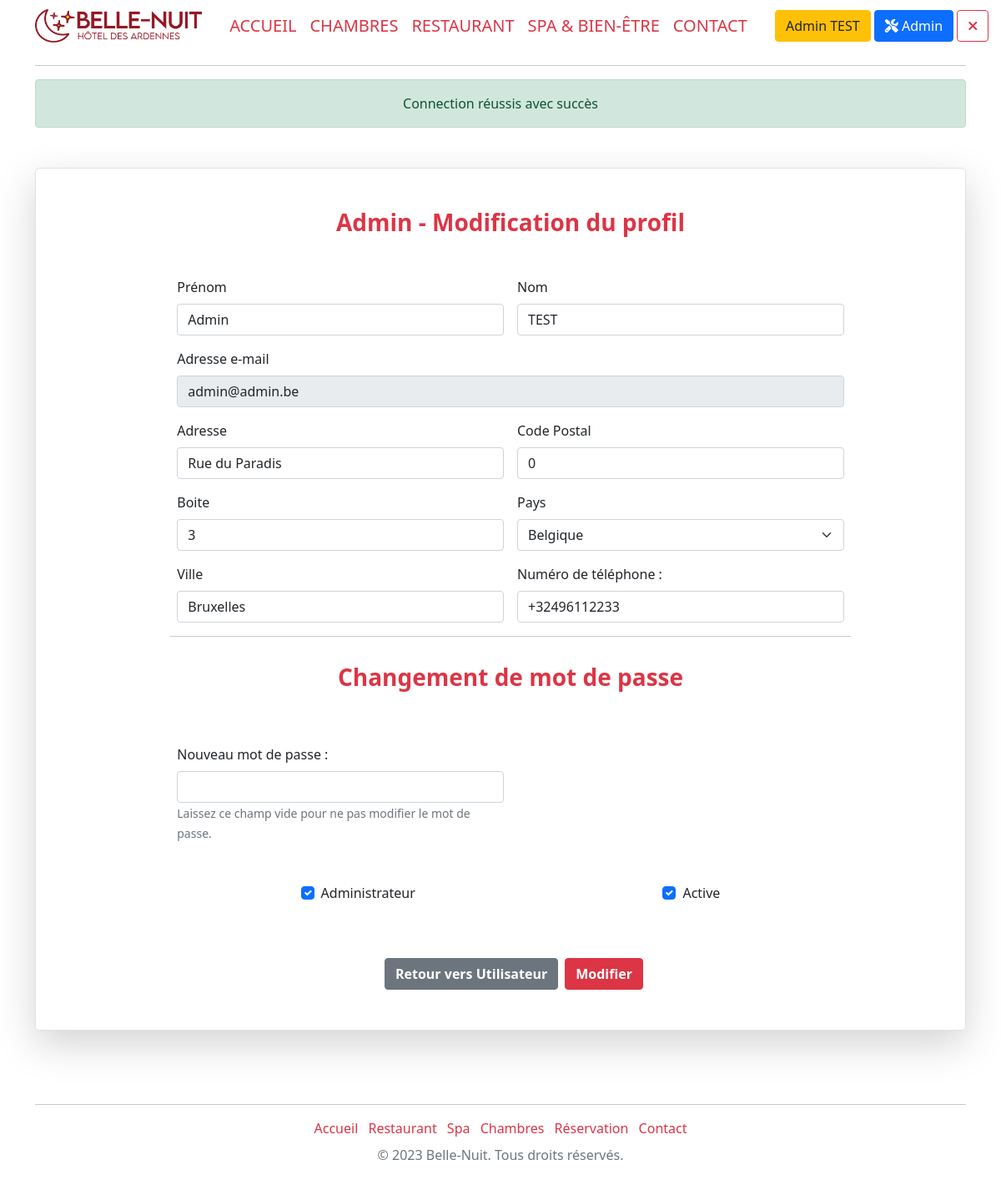
/adEditAccount&id=1 (signed in), run on the app's committed database.
### tables this page shows
CREATE TABLE `account` (
  `acc_id` int(11) NOT NULL,
  `acc_name` varchar(30) NOT NULL,
  `acc_surname` varchar(30) NOT NULL,
  `acc_address` varchar(120) NOT NULL,
  `acc_addressbox` int(11) DEFAULT NULL,
  `acc_city` varchar(20) NOT NULL,
  `acc_codepostal` mediumint(9) NOT NULL,
  `acc_id_country` int(11) NOT NULL,
  `acc_phone` varchar(20) NOT NULL,
  `acc_email` varchar(255) NOT NULL,
  `acc_password` varchar(128) NOT NULL,
  `acc_code_activation` varchar(32) NOT NULL,
  `acc_admin` tinyint(1) NOT NULL,
  `acc_active` tinyint(1) NOT NULL
);

CREATE TABLE `country` (
  `country_id` int(11) NOT NULL,
  `country_code` varchar(2) DEFAULT NULL,
  `country_fr` varchar(100) DEFAULT NULL,
  `country_en` varchar(100) NOT NULL
);

### models/Model.class.php (called while the page is built, shortened)
<?php
abstract class Model{
    private static $pdo;
    private static function setBdd(){
        self::$pdo = new PDO("mysql:host=localhost;dbname=hotel;charset=utf8", "root", "");
        self::$pdo->setAttribute(PDO::ATTR_ERRMODE, PDO::ERRMODE_WARNING);
    }
    protected function getBdd(){
        return self::$pdo;
    }
}

### models/AdminManager.model.php (called while the page is built, shortened)
<?php
require_once("Model.class.php");
class AdminManager extends Model
{
    public function getProfil($idAccount)
    {
        $stmt = $this->getBdd()->prepare('
        SELECT  *
        FROM `account`
        WHERE `acc_id`=  :idAccount LIMIT 1');
        $stmt->bindValue(":idAccount", $idAccount);
        $stmt->execute();
        $profil = $stmt->fetch(PDO::FETCH_ASSOC);
        return $profil;
    }
}

### models/FrontManager.model.php (called while the page is built, shortened)
<?php
require_once("Model.class.php");
class FrontManager extends Model
{
    public function getCountryList()
    {
        $stmt = $this->getBdd()->prepare('
        SELECT country_id, country_fr
        FROM country');
        $stmt->execute();
        $countrys = $stmt->fetchAll(PDO::FETCH_ASSOC);
        return $countrys;
    }
}

### views/main/back/adminEditAccount.view.php (the view)
<div class="container my-5">
    <div class="row p-4 pb-0 pe-lg-0 pt-lg-5 align-items-center rounded-3 border shadow-lg">
        <div class="text-start">
            <main class="w-75 mx-auto pb-5" style="max-width: 80%;">
                <form method="post">
                    <h1 class="h3 mb-5 fw-normal text-center text-danger fw-bolder">Admin - Modification du profil</h1>
                    <div class="row g-3">
                        <div class="col-sm-6">
                            <label for="surname" class="form-label">Prénom</label>
                            <input type="text" class="form-control" id="surname" value="<?= $profil['acc_surname'] ?>" name="surname" required>
                        </div>
                        <div class="col-sm-6">
                            <label for="Name" class="form-label">Nom</label>
                            <input type="text" class="form-control" id="Name" value="<?= $profil['acc_name'] ?>" name="name" required>
                        </div>
                        <div class="col-12">
                            <label for="email" class="form-label">Adresse e-mail</label>
                            <input type="email" class="form-control" id="email" name="email" disabled value="<?= $profil['acc_email'] ?>">
                        </div>
                        <div class="col-6">
                            <label for="address" class="form-label">Adresse</label>
                            <input type="text" class="form-control" id="address" name="address" value="<?= $profil['acc_address'] ?>" required>
                        </div>
                        <div class="col-6">
                            <label for="codePostal" class="form-label">Code Postal</label>
                            <input type="text" class="form-control" value="<?= $profil['acc_codepostal'] ?>" id="codePostal" name="codePostal" required>
                        </div>
                        <div class="col-6">
                            <label for="box" class="form-label">Boite</label>
                            <input type="text" class="form-control" id="box" name="box" value="<?= $profil['acc_addressbox'] ?>" required>
                        </div>
                        <div class="col-6">
                            <label for="country" class="form-label">Pays</label>
                            <select class="form-select" id="country" name="country" required>
                                <?php
                                foreach ($countrys as $country) {
                                    echo '<option value="' . $country['country_id'] . '"' . (($country['country_id'] == $profil['acc_id_country']) ? ' selected' : '') . '>' . $country['country_fr'] . '</option>';
                                }
                                ?>
                            </select>
                        </div>
                        <div class="col-6">
                            <label for="city" class="form-label">Ville</label>
                            <input type="text" class="form-control" id="city" value="<?= $profil['acc_city'] ?>" name="city" required>
                        </div>
                        <div class="col-6">
                            <label for="tel" class="form-label">Numéro de téléphone :</label>
                            <input type="tel" class="form-control" name="phone" id="phone" value="<?= $profil['acc_phone'] ?>" placeholder="+32 123456789" pattern="^[+][0-9]{1,4}[0-9]{4,}$" required>
                        </div>
                        <hr>
                        <h3 class="h3 mb-5 fw-normal text-center text-danger fw-bolder">Changement de mot de passe</h3>
                        <div class="col-6">
                            <label for="newPassword" class="form-label">Nouveau mot de passe :</label>
                            <input type="password" class="form-control" id="newPassword" name="newPassword">
                            <small class="text-muted">Laissez ce champ vide pour ne pas modifier le mot de passe.</small>
                        </div>
                        <div class="d-flex justify-content-center justify-content-around mt-5">
                            <div class="form-check">
                                <input class="form-check-input" type="checkbox" value="1" name="admin" <?php echo ($profil['acc_admin'] == 1) ? 'checked' : '' ?>>
                                <label class="form-check-label" for="flexCheckDefault">
                                    <p>Administrateur</p>
                                </label>
                            </div>
                            <div class="form-check">
                                <input class="form-check-input" type="checkbox" value="1" name="active" <?php echo ($profil['acc_active'] == 1) ? 'checked' : '' ?>>
                                <label class="form-check-label" for="flexCheckChecked">
                                    <p>Active</p>
                                </label>
                            </div>
                        </div>
                    </div>
                    <div class="d-flex justify-content-center mt-5">
                        <a class="btn btn-secondary mx-2 fw-bolder text-center" href="adminAccount">Retour vers Utilisateur</a>
                        <button class="btn btn-danger fw-bolder text-center" type="submit" name="btnEditAdmin">Modifier</button>
                    </div>
                </form>
            </main>
        </div>
    </div>
</div>

### data on the page
account: surname "Admin", name "TEST", email "admin@admin.be", address "Rue du Paradis", codePostal "0", box "3", country "Belgique", city "Bruxelles", phone "+32496112233", acc_admin "☑", acc_active "☑"

### other printed values
$_SESSION["surname"] "Admin"
$_SESSION["name"] "TEST"
$_SESSION['alert']['message'] "Connection réussis avec succès"
